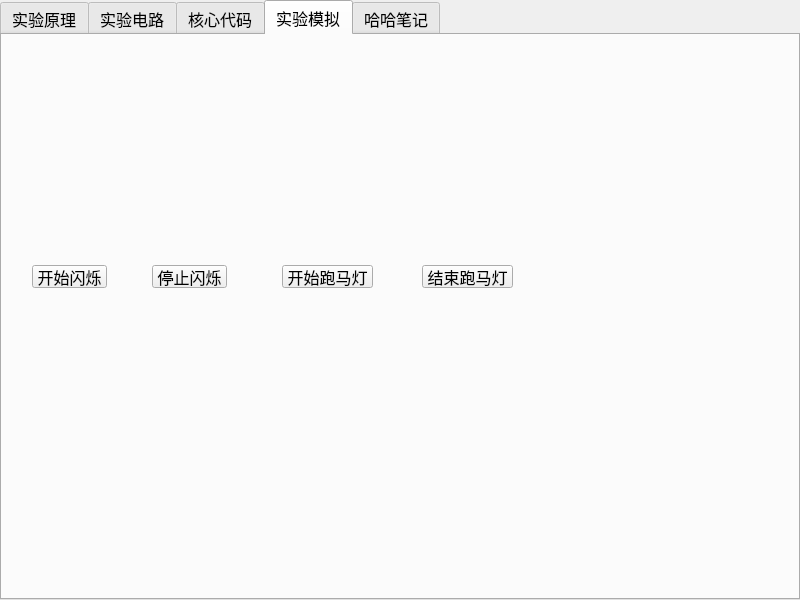
<?xml version="1.0" encoding="UTF-8"?>
<ui version="4.0">
 <class>demo1</class>
 <widget class="QWidget" name="demo1">
  <property name="geometry">
   <rect>
    <x>0</x>
    <y>0</y>
    <width>800</width>
    <height>600</height>
   </rect>
  </property>
  <property name="windowTitle">
   <string>Form</string>
  </property>
  <widget class="QTabWidget" name="tabWidget">
   <property name="geometry">
    <rect>
     <x>0</x>
     <y>0</y>
     <width>800</width>
     <height>600</height>
    </rect>
   </property>
   <property name="font">
    <font>
     <family>华文行楷</family>
     <pointsize>12</pointsize>
    </font>
   </property>
   <property name="currentIndex">
    <number>3</number>
   </property>
   <widget class="QWidget" name="tab">
    <attribute name="title">
     <string>实验原理</string>
    </attribute>
   </widget>
   <widget class="QWidget" name="tab_3">
    <attribute name="title">
     <string>实验电路</string>
    </attribute>
   </widget>
   <widget class="QWidget" name="tab_2">
    <attribute name="title">
     <string>核心代码</string>
    </attribute>
   </widget>
   <widget class="QWidget" name="tab_4">
    <attribute name="title">
     <string>实验模拟</string>
    </attribute>
    <widget class="QPushButton" name="twinkleStrBtn">
     <property name="geometry">
      <rect>
       <x>30</x>
       <y>230</y>
       <width>75</width>
       <height>23</height>
      </rect>
     </property>
     <property name="text">
      <string>开始闪烁</string>
     </property>
    </widget>
    <widget class="QPushButton" name="twinkleStpBtn">
     <property name="geometry">
      <rect>
       <x>150</x>
       <y>230</y>
       <width>75</width>
       <height>23</height>
      </rect>
     </property>
     <property name="text">
      <string>停止闪烁</string>
     </property>
    </widget>
    <widget class="QPushButton" name="marqueeStrBtn">
     <property name="geometry">
      <rect>
       <x>280</x>
       <y>230</y>
       <width>91</width>
       <height>23</height>
      </rect>
     </property>
     <property name="text">
      <string>开始跑马灯</string>
     </property>
    </widget>
    <widget class="QPushButton" name="marqueeStpBtn">
     <property name="geometry">
      <rect>
       <x>420</x>
       <y>230</y>
       <width>91</width>
       <height>23</height>
      </rect>
     </property>
     <property name="text">
      <string>结束跑马灯</string>
     </property>
    </widget>
   </widget>
   <widget class="QWidget" name="tab_5">
    <attribute name="title">
     <string>哈哈笔记</string>
    </attribute>
   </widget>
  </widget>
 </widget>
 <resources/>
 <connections/>
</ui>
